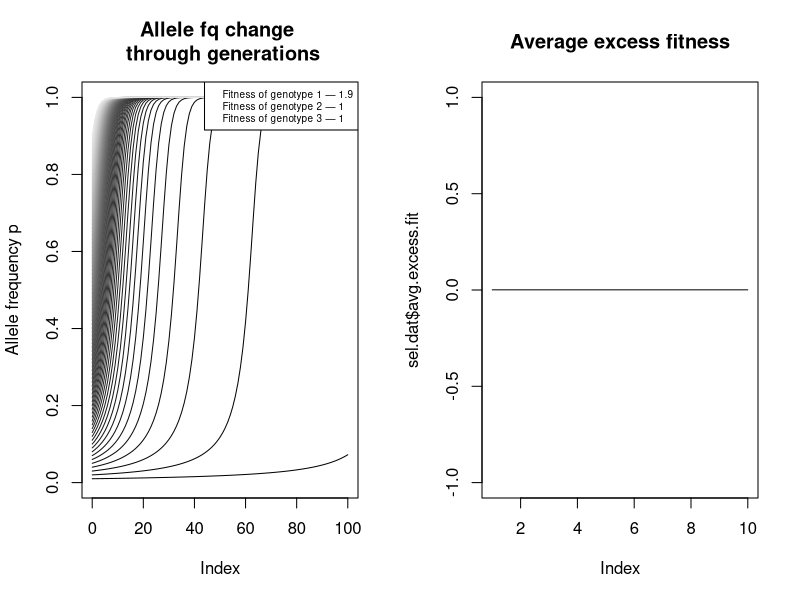

Reproduce this figure in R.
# Description -------------------------------------------------------------
### ### ### ### ### ### ### ### ### ### ### ### ### ### ### ### ### ### ### ### ### ###
# Created by Marc-Olivier Beausoleil
# McGill University 
# Created March 18, 2023

# Why:
  # selection changes allele frequencies (See how selection changes allele frq)

# Requires 

# NOTES: 
# Source: 
  # See p. 194 in Evolution: making sense of life 3rd edition
### ### ### ### ### ### ### ### ### ### ### ### ### ### ### ### ### ### ### ### ### ###

select.change.allele.fq <- function(generations = 10, 
                                    p = .5,
                                    w.geno = c(1.6, 1.2, 1)
                                    ) {
  pop = NULL
  delta_p.all = NULL
  avg.excess.fit.all = NULL
  i_plus = 0
  for (i in 1:generations) {
    # cat("Doing pop",i,fill = TRUE)
    gen1 = p^2
    gen2 = 2*p*(1-p)
    gen3 = (1-p)^2
    gen = c(gen1,gen2,gen3)
    w = c(w.geno[1],
          w.geno[2],
          w.geno[3])
    
    # Average fitness in population 
    w_bar = sum(gen*w)
    # Get new genotype frequencies 
    freq_t1 = gen*w/w_bar
    # Table of genotype frequencies before selection, fitness, genotype frequencies after selection
    # rbind(gen,w,freq_t1)
    
    # Get the allele fq after selection 
    p_t1 = freq_t1[1] + .5 * freq_t1[2]
    q_t1 = freq_t1[3] + .5 * freq_t1[2]
    
    # If 1st generation, keep the initial parameters
    if (i == 1) {
      tmp = data.frame(p = c(p, p_t1),q = c((1-p), q_t1), 
                       row.names = c(paste("t",i-1,sep = "_"), 
                                     paste("t",i,sep = "_")))  
    } else { # Add only the new pop 
      tmp = data.frame(p = p_t1, q = q_t1, 
                       row.names = c(paste("t",i,sep = "_")))
    }
    
    # Average excess of fitness for allele 
    avg.excess.fit = ((p*(w.geno[1]-w_bar))+((1-p)*(w.geno[2]-w_bar)))
    delta_p = p/w_bar*avg.excess.fit
    avg.excess.fit.all = c(avg.excess.fit.all, avg.excess.fit)
    delta_p.all = c(delta_p.all, delta_p)
    # Combine the data 
    pop = rbind(pop, tmp)
    # Reset the allele frequency 
    p = p_t1
  }
  # Make generations as column 
  pop$time = 0:c(nrow(pop)-1)
  # Return the data 
  return(list(pop = pop, delta_p = delta_p.all, avg.excess.fit = avg.excess.fit.all))
}

par(mfrow = c(1,2))
max.gen = 100
w.geno = c(1.9,1,1)
plot(NA, xlim = c(0,max.gen), ylim = c(0,1), main = "Allele fq change \n through generations", ylab = "Allele frequency p", type = "l")
for (k in seq(0.01, .9, by = .01)) {
  sel.dat = select.change.allele.fq(generations = max.gen, p = k, w.geno = w.geno)
  with(sel.dat$pop, points(time, p, type = "l", col = grey(level = k)))
}
legend("topright", legend = paste("Fitness of genotype",1:3,"—",w.geno), cex = .6)

sel.dat = select.change.allele.fq(generations = 10, p = .001, w.geno = w.geno)
sel.dat$avg.excess.fit
plot(sel.dat$avg.excess.fit, main = 'Average excess fitness', type = "l", ylim = c(-1,1))
